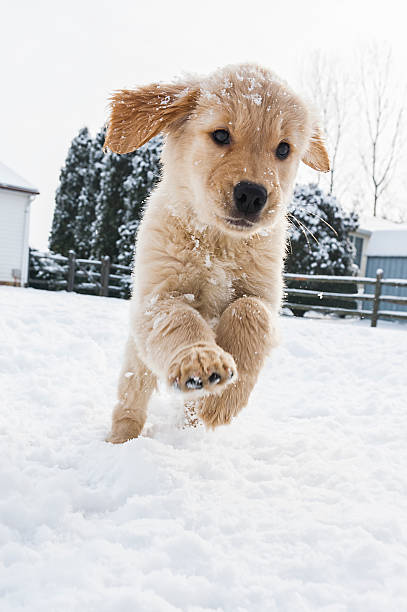
#> input picture CARTOONIFY_image_PROJECT-main/IMAGE_CARTOONIFY_PROJECT-main/goldiee.jpg, 407 x 612 px
$ jupyter execute 'CATROONIFY IMAGE.ipynb'   (shell and % lines are left out)
#> lines starting #> are read from the running program, lines starting #| are printed output that depends on the picture; after the words box and inside, x2 and y2 are one past the last pixel; in counts of white or black regions, pixels touching at a corner belong together
[cell 1]
import cv2 #for image processing
import numpy as np #to store image
import imageio #to read image stored at particular path
import sys
import matplotlib.pyplot as plt
import os
import tkinter as tk
from tkinter import filedialog
from tkinter import *
from PIL import ImageTk, Image

[cell 2]
ImagePath="goldiee.jpg"

[cell 3]
img = cv2.imread(ImagePath)
#> img is the input picture: shape (612, 407, 3); mean B, G, R 204.4, 206.6, 210.2
img.shape
#> Out = (612, 407, 3)

[cell 4]
def cartoonify(ImagePath):
#read the image
    originalmage = cv2.imread(ImagePath)
    originalmage = cv2.cvtColor(originalmage, cv2.COLOR_BGR2RGB)
#print(image)  # image is stored in form of numbers

# confirm that image is chosen
    if originalmage is None:
        print("Can not find any image. Choose appropriate file")
        sys.exit()
originalmage = cv2.imread(ImagePath)
originalmage = cv2.cvtColor(originalmage, cv2.COLOR_BGR2RGB)
ReSized1 = cv2.resize(originalmage, (960, 540))
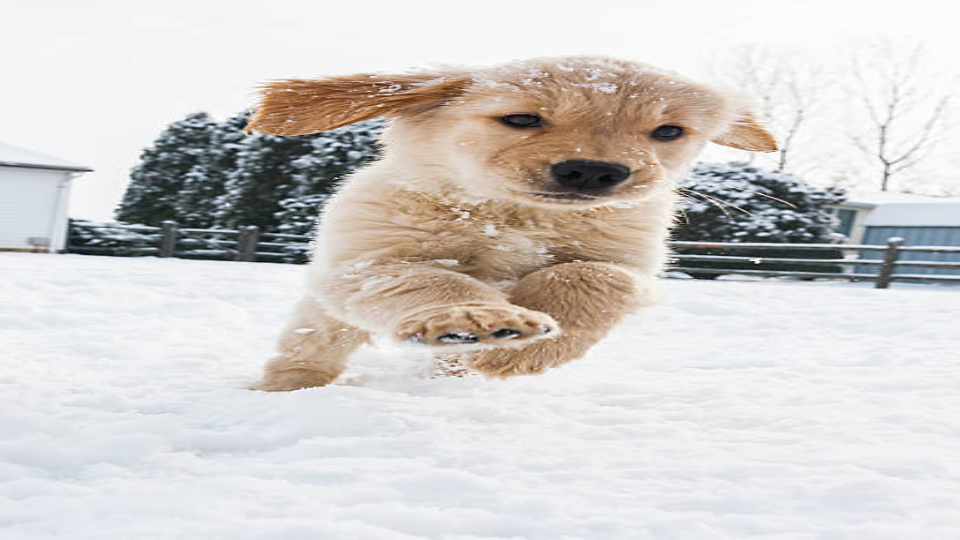
#> ReSized1: shape (540, 960, 3); mean R, G, B 210.1, 206.5, 204.3
#plt.imshow(ReSized1, cmap='gray')

[cell 5]
#converting an image to grayscale
originalmage = cv2.imread(ImagePath)
originalmage = cv2.cvtColor(originalmage, cv2.COLOR_BGR2RGB)
grayScaleImage = cv2.cvtColor(originalmage, cv2.COLOR_BGR2GRAY)
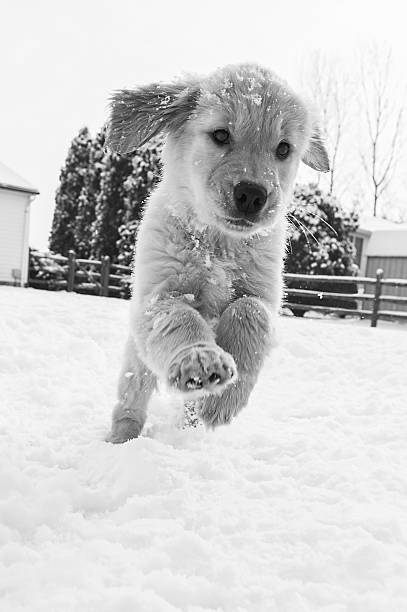
#> grayScaleImage: shape (612, 407); min 0, max 255, mean 206.2
ReSized2 = cv2.resize(grayScaleImage, (960, 540))
plt.imshow(ReSized2, cmap='gray')

[cell 6]
#applying median blur to smoothen an image
smoothGrayScale = cv2.medianBlur(grayScaleImage, 5)
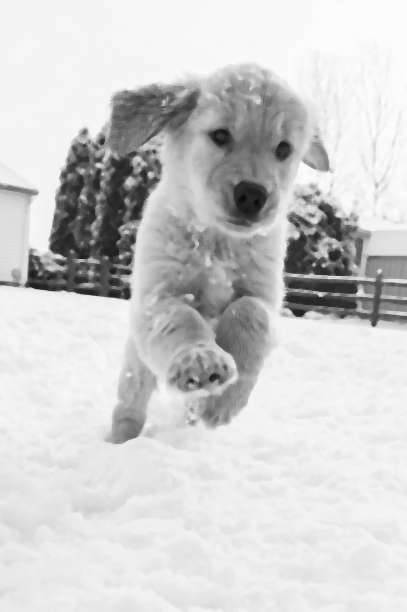
#> smoothGrayScale: shape (612, 407); min 11, max 253, mean 206.3
ReSized3 = cv2.resize(smoothGrayScale, (960, 540))
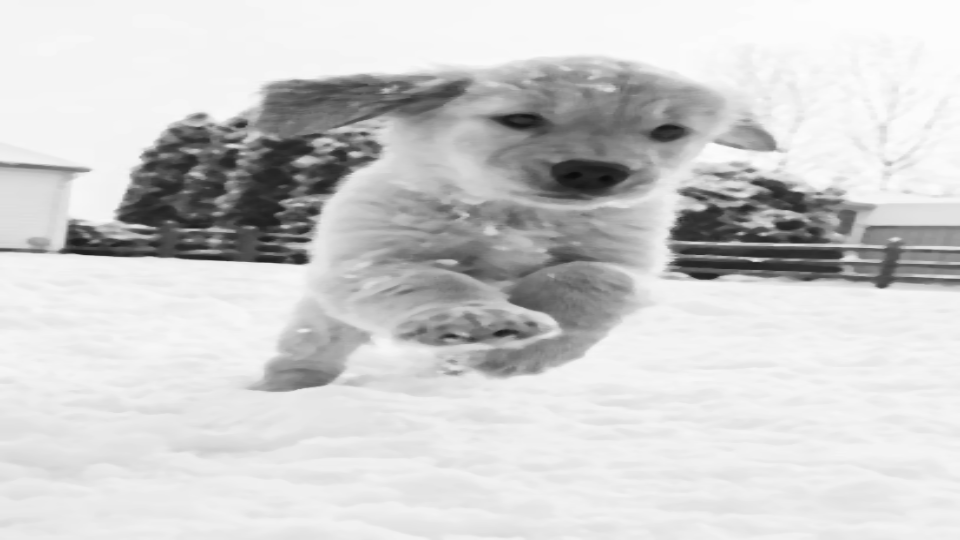
#> ReSized3: shape (540, 960); min 11, max 253, mean 206.2
plt.imshow(ReSized3, cmap='gray')

[cell 7]
#retrieving the edges for cartoon effect
#by using thresholding technique
getEdge = cv2.adaptiveThreshold(smoothGrayScale, 255,
  cv2.ADAPTIVE_THRESH_MEAN_C,
  cv2.THRESH_BINARY, 9, 9)
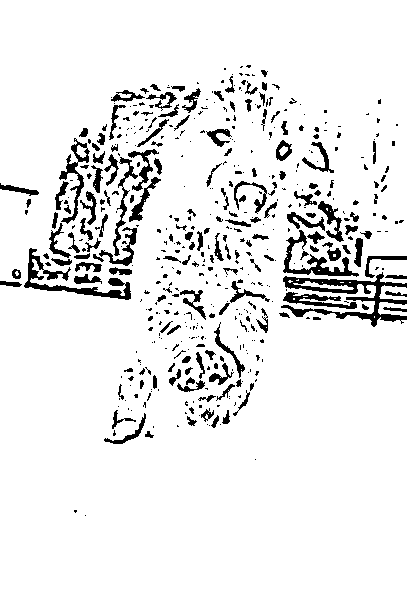
#> getEdge: shape (612, 407); 91.9% white; 493 black regions (317 under 20 px), largest, box (x1, y1, x2, y2) and area: (281, 272, 407, 327) 1918, (24, 248, 131, 300) 1183, (283, 230, 359, 277) 832

ReSized4 = cv2.resize(getEdge, (960, 540))
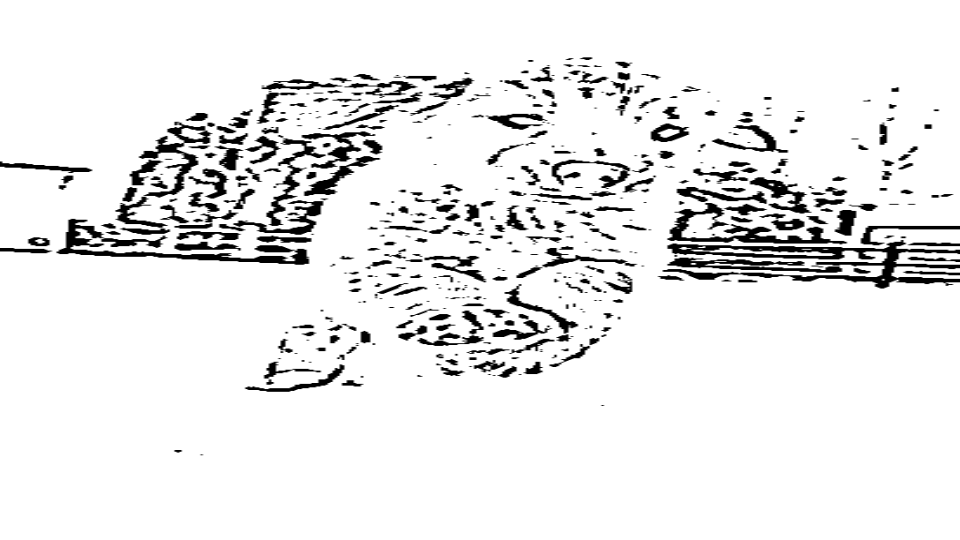
#> ReSized4: shape (540, 960); min 0, max 255, mean 234.5
plt.imshow(ReSized4, cmap='gray')

[cell 8]
#applying bilateral filter to remove noise
#and keep edge sharp as required
colorImage = cv2.bilateralFilter(originalmage, 9, 300, 300)
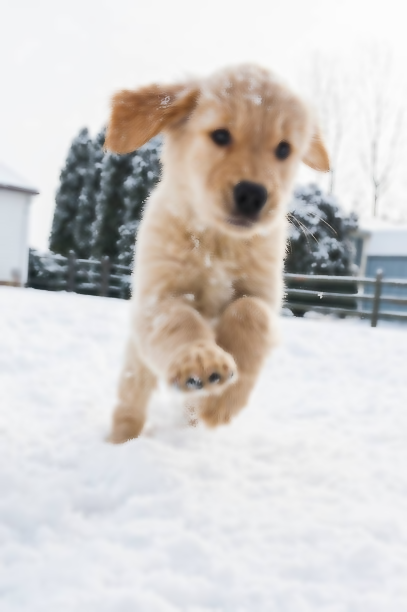
#> colorImage: shape (612, 407, 3); mean R, G, B 210.1, 206.6, 204.3
ReSized5 = cv2.resize(colorImage, (960, 540))
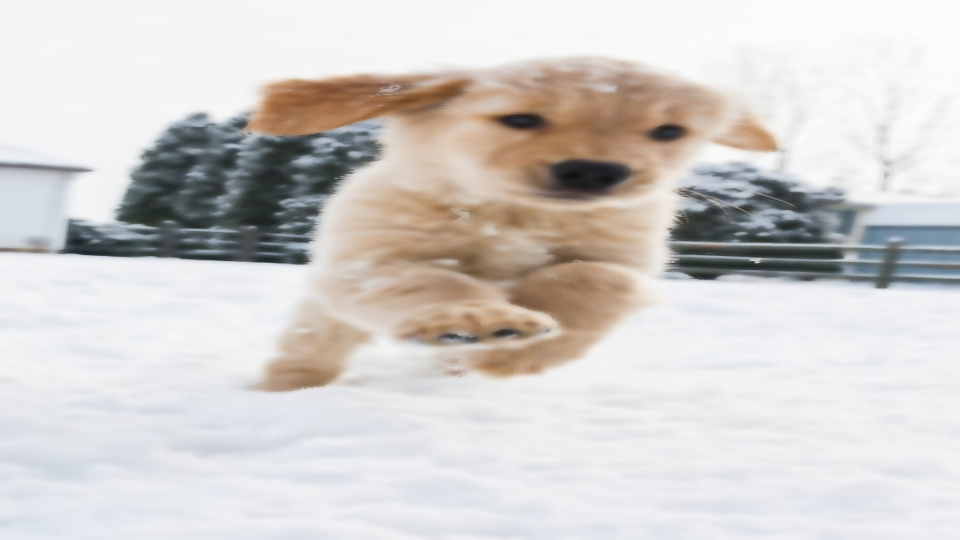
#> ReSized5: shape (540, 960, 3); mean R, G, B 210.1, 206.5, 204.3
plt.imshow(ReSized5, cmap='gray')

[cell 9]
#masking edged image with our "BEAUTIFY" image
cartoonImage = cv2.bitwise_and(colorImage, colorImage, mask=getEdge)
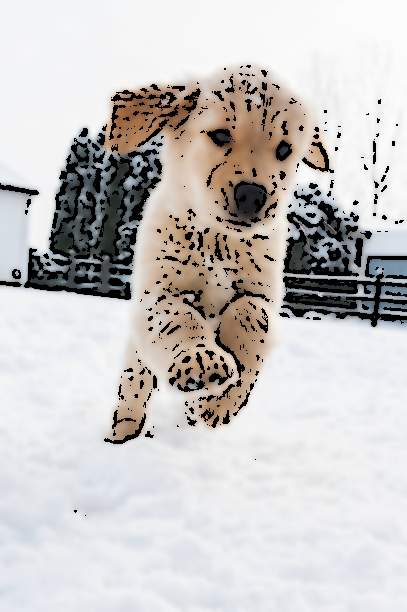
#> cartoonImage: shape (612, 407, 3); mean R, G, B 200.7, 197.6, 196

ReSized6 = cv2.resize(cartoonImage, (960, 540))
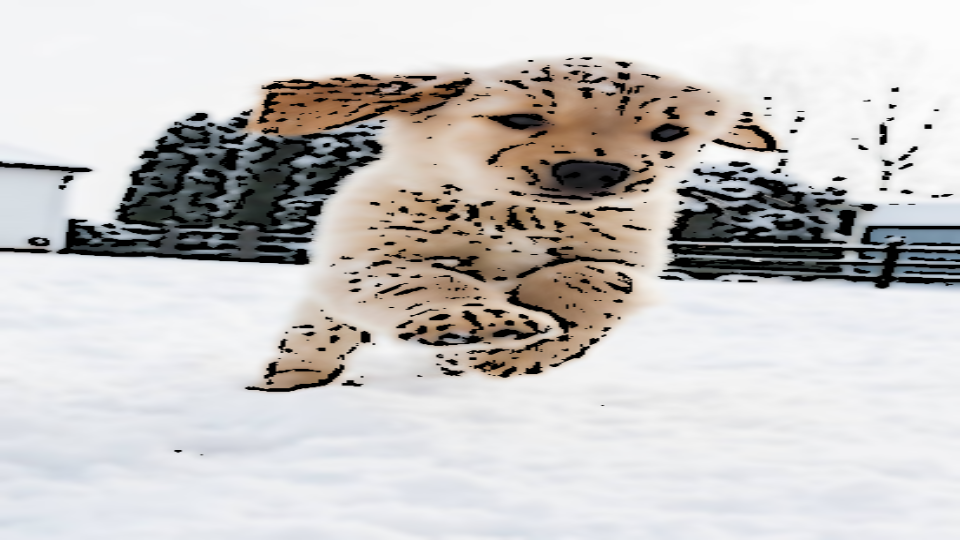
#> ReSized6: shape (540, 960, 3); mean R, G, B 200.6, 197.6, 195.9
plt.imshow(ReSized6, cmap='gray')

[cell 10]
# Plotting the whole transition
images=[ReSized1, ReSized2, ReSized3, ReSized4, ReSized5, ReSized6]
fig, axes = plt.subplots(3,2, figsize=(8,8), subplot_kw={'xticks':[], 'yticks':[]}, gridspec_kw=dict(hspace=0.1, wspace=0.1))
for i, ax in enumerate(axes.flat):
    ax.imshow(images[i], cmap='gray')
#save button code
plt.show()
